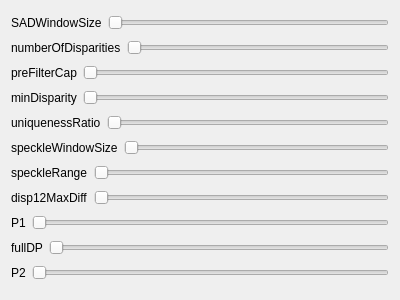
<?xml version="1.0" encoding="UTF-8"?>
<ui version="4.0">
 <class>ParametersForSGBM</class>
 <widget class="QWidget" name="ParametersForSGBM">
  <property name="geometry">
   <rect>
    <x>0</x>
    <y>0</y>
    <width>400</width>
    <height>300</height>
   </rect>
  </property>
  <property name="windowTitle">
   <string>Form</string>
  </property>
  <layout class="QVBoxLayout" name="verticalLayout">
   <item>
    <layout class="QHBoxLayout" name="horizontalLayout">
     <item>
      <widget class="QLabel" name="label_2">
       <property name="text">
        <string>SADWindowSize</string>
       </property>
      </widget>
     </item>
     <item>
      <widget class="QSlider" name="horizontalSlider_7">
       <property name="orientation">
        <enum>Qt::Horizontal</enum>
       </property>
      </widget>
     </item>
    </layout>
   </item>
   <item>
    <layout class="QHBoxLayout" name="horizontalLayout_2">
     <item>
      <widget class="QLabel" name="label_3">
       <property name="text">
        <string>numberOfDisparities</string>
       </property>
      </widget>
     </item>
     <item>
      <widget class="QSlider" name="horizontalSlider">
       <property name="orientation">
        <enum>Qt::Horizontal</enum>
       </property>
      </widget>
     </item>
    </layout>
   </item>
   <item>
    <layout class="QHBoxLayout" name="horizontalLayout_3">
     <item>
      <widget class="QLabel" name="label_4">
       <property name="text">
        <string>preFilterCap</string>
       </property>
      </widget>
     </item>
     <item>
      <widget class="QSlider" name="horizontalSlider_8">
       <property name="orientation">
        <enum>Qt::Horizontal</enum>
       </property>
      </widget>
     </item>
    </layout>
   </item>
   <item>
    <layout class="QHBoxLayout" name="horizontalLayout_4">
     <item>
      <widget class="QLabel" name="label_5">
       <property name="text">
        <string>minDisparity</string>
       </property>
      </widget>
     </item>
     <item>
      <widget class="QSlider" name="horizontalSlider_2">
       <property name="orientation">
        <enum>Qt::Horizontal</enum>
       </property>
      </widget>
     </item>
    </layout>
   </item>
   <item>
    <layout class="QHBoxLayout" name="horizontalLayout_5">
     <item>
      <widget class="QLabel" name="label_6">
       <property name="text">
        <string>uniquenessRatio</string>
       </property>
      </widget>
     </item>
     <item>
      <widget class="QSlider" name="horizontalSlider_10">
       <property name="orientation">
        <enum>Qt::Horizontal</enum>
       </property>
      </widget>
     </item>
    </layout>
   </item>
   <item>
    <layout class="QHBoxLayout" name="horizontalLayout_6">
     <item>
      <widget class="QLabel" name="label_8">
       <property name="text">
        <string>speckleWindowSize</string>
       </property>
      </widget>
     </item>
     <item>
      <widget class="QSlider" name="horizontalSlider_3">
       <property name="orientation">
        <enum>Qt::Horizontal</enum>
       </property>
      </widget>
     </item>
    </layout>
   </item>
   <item>
    <layout class="QHBoxLayout" name="horizontalLayout_7">
     <item>
      <widget class="QLabel" name="label_7">
       <property name="text">
        <string>speckleRange</string>
       </property>
      </widget>
     </item>
     <item>
      <widget class="QSlider" name="horizontalSlider_4">
       <property name="orientation">
        <enum>Qt::Horizontal</enum>
       </property>
      </widget>
     </item>
    </layout>
   </item>
   <item>
    <layout class="QHBoxLayout" name="horizontalLayout_8">
     <item>
      <widget class="QLabel" name="label_9">
       <property name="text">
        <string>disp12MaxDiff</string>
       </property>
      </widget>
     </item>
     <item>
      <widget class="QSlider" name="horizontalSlider_6">
       <property name="orientation">
        <enum>Qt::Horizontal</enum>
       </property>
      </widget>
     </item>
    </layout>
   </item>
   <item>
    <layout class="QHBoxLayout" name="horizontalLayout_11">
     <item>
      <widget class="QLabel" name="label_11">
       <property name="text">
        <string>P1</string>
       </property>
      </widget>
     </item>
     <item>
      <widget class="QSlider" name="horizontalSlider_9">
       <property name="orientation">
        <enum>Qt::Horizontal</enum>
       </property>
      </widget>
     </item>
    </layout>
   </item>
   <item>
    <layout class="QHBoxLayout" name="horizontalLayout_9">
     <item>
      <widget class="QLabel" name="label_10">
       <property name="text">
        <string>fullDP</string>
       </property>
      </widget>
     </item>
     <item>
      <widget class="QSlider" name="horizontalSlider_5">
       <property name="orientation">
        <enum>Qt::Horizontal</enum>
       </property>
      </widget>
     </item>
    </layout>
   </item>
   <item>
    <layout class="QHBoxLayout" name="horizontalLayout_10">
     <item>
      <widget class="QLabel" name="label_12">
       <property name="text">
        <string>P2</string>
       </property>
      </widget>
     </item>
     <item>
      <widget class="QSlider" name="horizontalSlider_11">
       <property name="orientation">
        <enum>Qt::Horizontal</enum>
       </property>
      </widget>
     </item>
    </layout>
   </item>
  </layout>
 </widget>
 <resources/>
 <connections/>
</ui>
